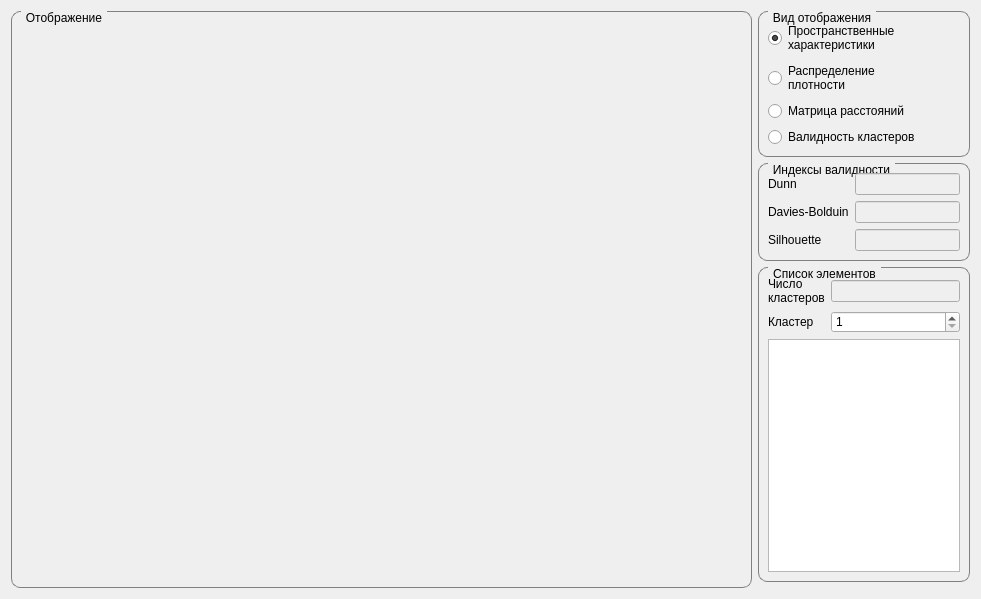
<?xml version="1.0" encoding="UTF-8"?>
<ui version="4.0">
 <class>Form</class>
 <widget class="QWidget" name="Form">
  <property name="geometry">
   <rect>
    <x>0</x>
    <y>0</y>
    <width>981</width>
    <height>599</height>
   </rect>
  </property>
  <property name="windowTitle">
   <string>Form</string>
  </property>
  <property name="styleSheet">
   <string notr="true">QGroupBox {
    border: 1px solid gray;
    border-radius: 9px;
    margin-top: 0.5em;
}

QGroupBox::title {
    subcontrol-origin: margin;
    left: 10px;
    padding: 0 3px 0 3px;
}</string>
  </property>
  <layout class="QGridLayout" name="gridLayout_4">
   <item row="0" column="0">
    <layout class="QGridLayout" name="gridLayout">
     <property name="spacing">
      <number>6</number>
     </property>
     <item row="2" column="2">
      <widget class="QGroupBox" name="axis">
       <property name="maximumSize">
        <size>
         <width>212</width>
         <height>16777215</height>
        </size>
       </property>
       <property name="styleSheet">
        <string notr="true"/>
       </property>
       <property name="title">
        <string>Список элементов</string>
       </property>
       <layout class="QGridLayout" name="gridLayout_7">
        <item row="2" column="1">
         <widget class="QSpinBox" name="cluster_number">
          <property name="minimum">
           <number>1</number>
          </property>
         </widget>
        </item>
        <item row="2" column="0">
         <widget class="QLabel" name="label_4">
          <property name="text">
           <string>Кластер</string>
          </property>
         </widget>
        </item>
        <item row="3" column="0" colspan="2">
         <widget class="QListView" name="elements_list"/>
        </item>
        <item row="0" column="0" rowspan="2">
         <widget class="QLabel" name="label_5">
          <property name="text">
           <string>Число
кластеров</string>
          </property>
         </widget>
        </item>
        <item row="0" column="1" rowspan="2">
         <widget class="QLineEdit" name="cluster_amount_display">
          <property name="enabled">
           <bool>false</bool>
          </property>
         </widget>
        </item>
       </layout>
      </widget>
     </item>
     <item row="0" column="2">
      <widget class="QGroupBox" name="visualization_type">
       <property name="maximumSize">
        <size>
         <width>212</width>
         <height>16777215</height>
        </size>
       </property>
       <property name="styleSheet">
        <string notr="true"/>
       </property>
       <property name="title">
        <string>Вид отображения</string>
       </property>
       <layout class="QVBoxLayout" name="verticalLayout">
        <item>
         <widget class="QRadioButton" name="bww">
          <property name="text">
           <string>Пространственные 
характеристики</string>
          </property>
          <property name="checked">
           <bool>true</bool>
          </property>
         </widget>
        </item>
        <item>
         <widget class="QRadioButton" name="dens_distribution">
          <property name="text">
           <string>Распределение 
плотности</string>
          </property>
         </widget>
        </item>
        <item>
         <widget class="QRadioButton" name="color_matrix">
          <property name="text">
           <string>Матрица расстояний</string>
          </property>
         </widget>
        </item>
        <item>
         <widget class="QRadioButton" name="validity_vector">
          <property name="text">
           <string>Валидность кластеров</string>
          </property>
         </widget>
        </item>
       </layout>
      </widget>
     </item>
     <item row="0" column="1" rowspan="4">
      <widget class="QGroupBox" name="plot">
       <property name="minimumSize">
        <size>
         <width>600</width>
         <height>0</height>
        </size>
       </property>
       <property name="layoutDirection">
        <enum>Qt::LeftToRight</enum>
       </property>
       <property name="styleSheet">
        <string notr="true"/>
       </property>
       <property name="title">
        <string>Отображение</string>
       </property>
       <property name="flat">
        <bool>true</bool>
       </property>
       <layout class="QGridLayout" name="gridLayout_3">
        <item row="0" column="0">
         <layout class="QHBoxLayout" name="plot_layout"/>
        </item>
       </layout>
      </widget>
     </item>
     <item row="1" column="2">
      <widget class="QGroupBox" name="validation">
       <property name="maximumSize">
        <size>
         <width>212</width>
         <height>16777215</height>
        </size>
       </property>
       <property name="styleSheet">
        <string notr="true"/>
       </property>
       <property name="title">
        <string>Индексы валидности</string>
       </property>
       <layout class="QGridLayout" name="gridLayout_5">
        <item row="0" column="1">
         <widget class="QLineEdit" name="dunn_value">
          <property name="enabled">
           <bool>false</bool>
          </property>
         </widget>
        </item>
        <item row="1" column="1">
         <widget class="QLineEdit" name="db_value">
          <property name="enabled">
           <bool>false</bool>
          </property>
         </widget>
        </item>
        <item row="2" column="1">
         <widget class="QLineEdit" name="silhouette_value">
          <property name="enabled">
           <bool>false</bool>
          </property>
         </widget>
        </item>
        <item row="0" column="0">
         <widget class="QLabel" name="label">
          <property name="text">
           <string>Dunn</string>
          </property>
         </widget>
        </item>
        <item row="1" column="0">
         <widget class="QLabel" name="label_2">
          <property name="text">
           <string>Davies-Bolduin</string>
          </property>
         </widget>
        </item>
        <item row="2" column="0">
         <widget class="QLabel" name="label_3">
          <property name="text">
           <string>Silhouette</string>
          </property>
         </widget>
        </item>
       </layout>
      </widget>
     </item>
    </layout>
   </item>
  </layout>
 </widget>
 <resources/>
 <connections/>
</ui>
